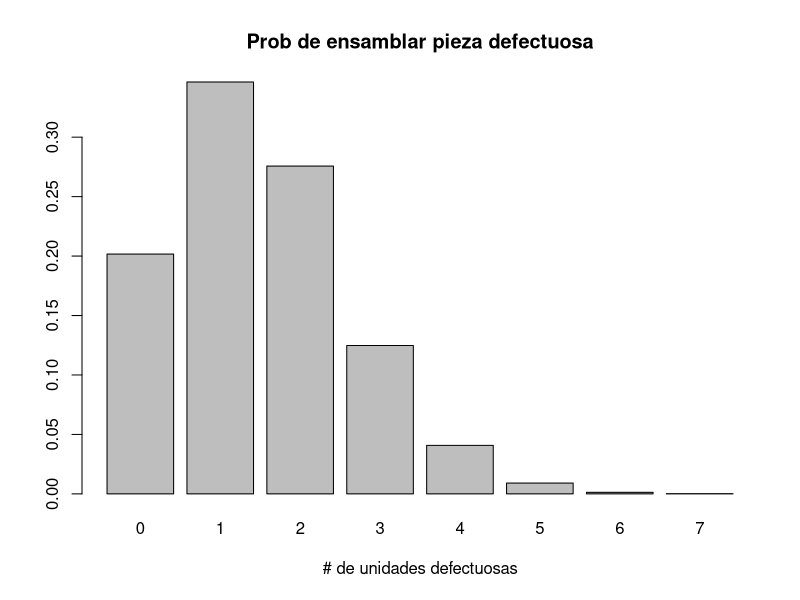

Write R code to recreate this figure.
set.seed(0202)

#a) Grafica la función de distribución de la variable aleatoria. (Asume que se obtienen 10,000 muestras)
binom <- rbinom(n = 10000, size = 10, prob = 0.15)

barplot(table(binom)/length(binom),
        main = "Prob de ensamblar pieza defectuosa", 
        xlab = "# de unidades defectuosas")


#b) ¿Cuál es la probabilidad de que se produzcan dos unidades defectuosas? 27.58%... dbinom P(X) = x 
dbinom(x = 2, size = 10, prob = 0.15)


#c) ¿Cuál es la probabilidad de que a lo mucho 4 unidades sean defectuosas? 99.01%
pbinom(q = 4, size = 10, prob = 0.15, lower.tail = TRUE) 


#d) ¿Cuál es la probabiliad de que por lo menos tres unidades se encuentren defectuosa? 17.98%
pbinom(q = 2, size = 10, prob = 0.15, lower.tail = FALSE) 


#e) ¿Cuál es la probabilidad de que entre 2 y 4 unidades se encuentren defectuosas? 16.99%
pbinom(4, 10, 0.15) - pbinom(1, 10, 0.15) 

dbinom(x = 2, size = 10, prob = 0.15) +
  dbinom(x = 3, size = 10, prob = 0.15) +
  dbinom(x = 4, size = 10, prob = 0.15) 
#P(X <= b) - P(X <= a) =  P(a < X <= b)


#f) ¿Cuál es el número esperado de unidades defectuosas? 1.4901 pzas ¿Con qué variación? 1.1353
mean(binom)
sd(binom)
